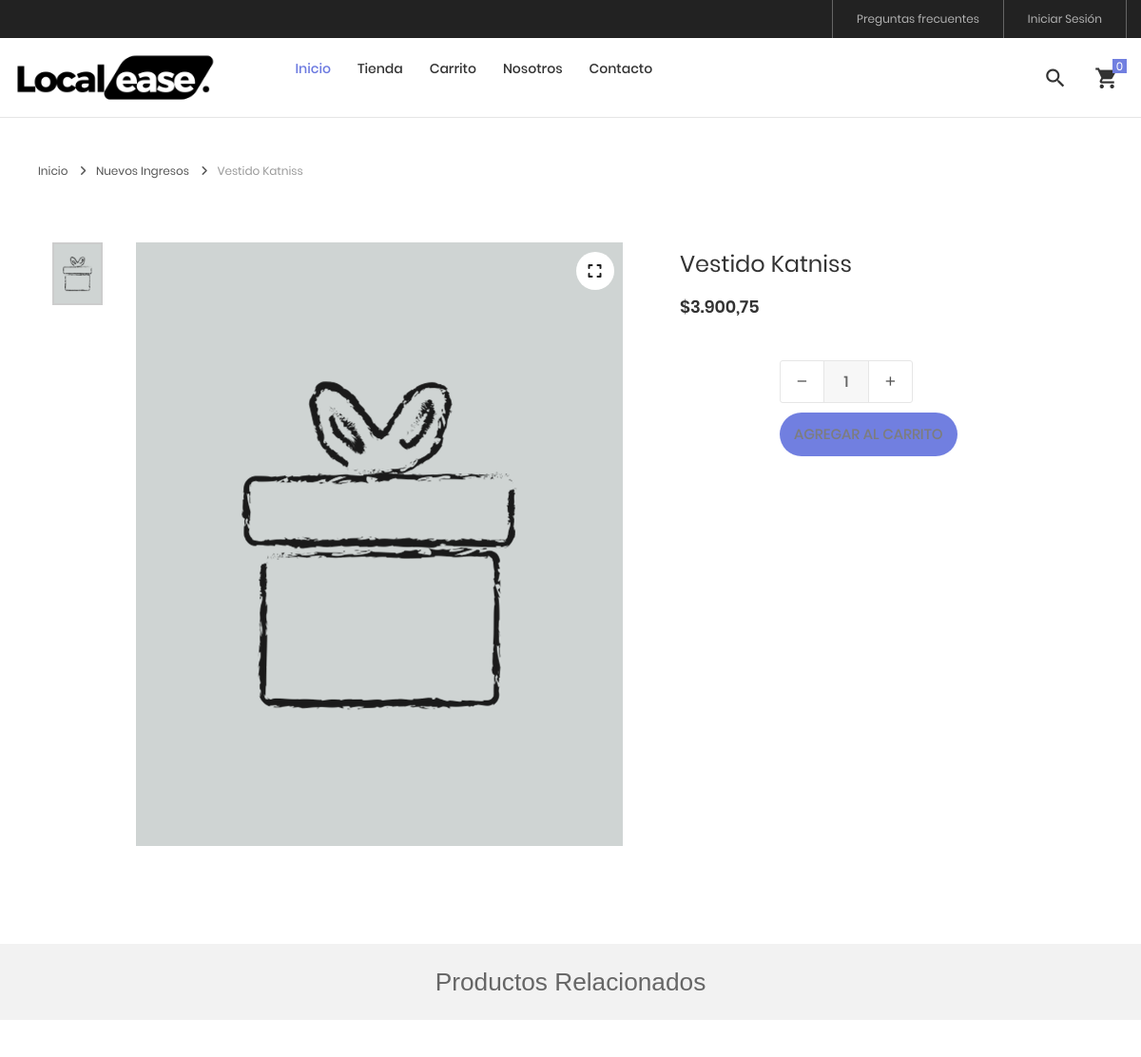
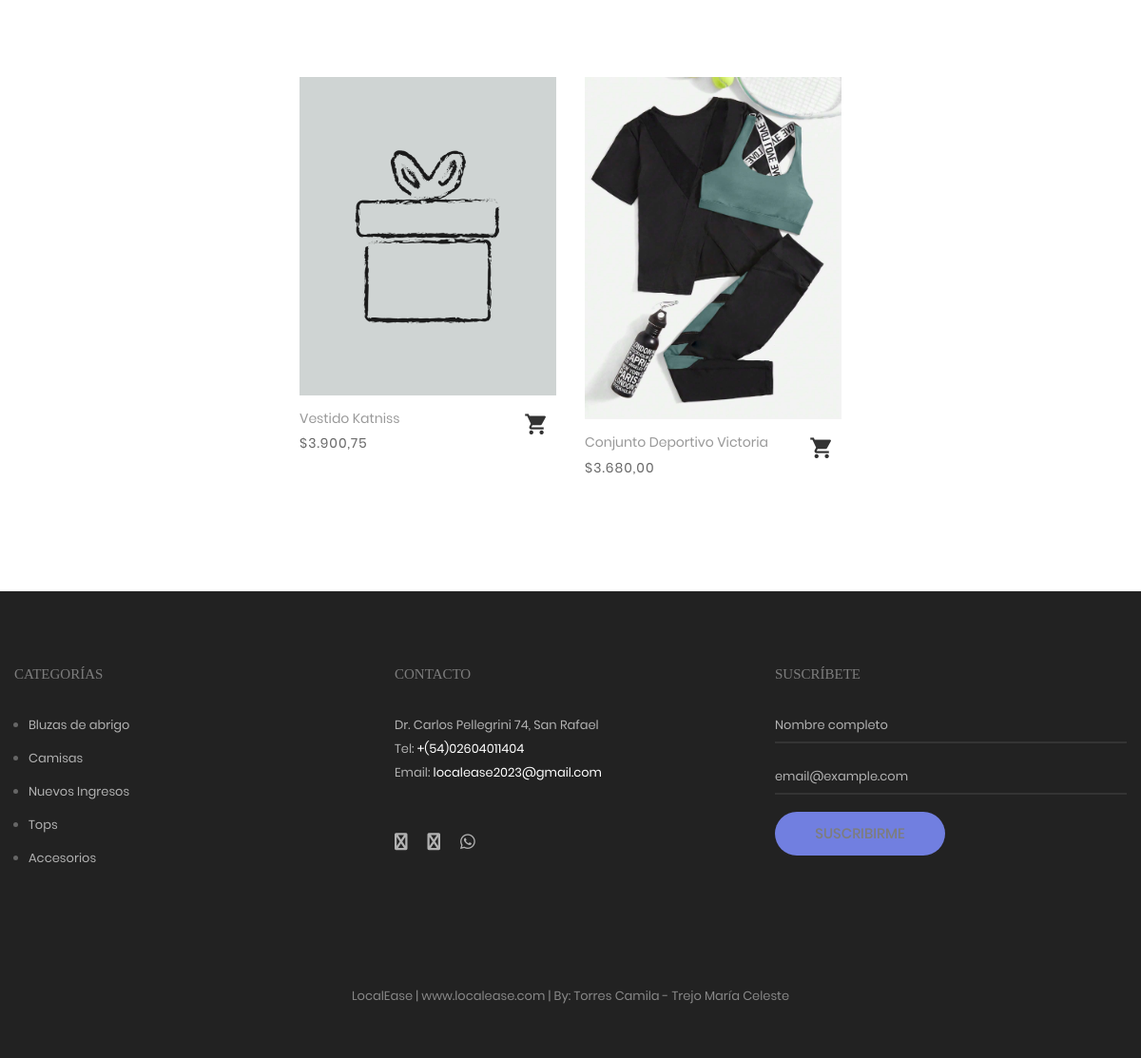
The app's page /tienda/producto/10/vestido-katniss with its own data (2 pictures, top to bottom).
### tables this page shows
CREATE TABLE `producto` (
  `idproducto` bigint(20) NOT NULL,
  `categoriaid` bigint(20) NOT NULL,
  `codigo` varchar(30) NOT NULL,
  `nombre` varchar(255) NOT NULL,
  `descripcion` text NOT NULL,
  `precio` decimal(11,2) NOT NULL,
  `stock` int(11) NOT NULL,
  `imagen` varchar(100) NOT NULL,
  `datecreated` datetime NOT NULL DEFAULT current_timestamp(),
  `ruta` varchar(255) NOT NULL DEFAULT '1',
  `status` int(11) NOT NULL DEFAULT 1
);

CREATE TABLE `categoria` (
  `idcategoria` bigint(20) NOT NULL,
  `nombre` varchar(100) NOT NULL,
  `descripcion` text NOT NULL,
  `portada` varchar(100) NOT NULL,
  `datecreated` datetime NOT NULL DEFAULT current_timestamp(),
  `ruta` varchar(255) NOT NULL,
  `status` int(11) NOT NULL DEFAULT 1
);

### Libraries/Core/Views.php (called while the page is built)
<?php
	class Views
	{
		function getView($controller,$view,$data="")
		{
			$controller = get_class($controller);
			if($controller == "Home"){
				$view = "Views/".$view.".php";
			}else{
				$view = "Views/".$controller."/".$view.".php";
			}
			require_once ($view);
		}
	}
 ?>

### index.php (called while the page is built, shortened)
<?php
	require_once("Helpers/Helpers.php");
	require_once("Libraries/Core/Load.php");
 ?>

### Helpers/Helpers.php (called while the page is built, shortened)
<?php
	function base_url()
	{
		return BASE_URL;
	}
    function media()
    {
        return BASE_URL."/Assets";
    }
    function footerTienda($data="")
    {
        $view_footer = "Views/Template/footer_tienda.php";
        require_once ($view_footer);
    }
    function formatMoney($cantidad){
        $cantidad = number_format($cantidad,2,SPD,SPM);
        return $cantidad;
    }
    function getCatFooter(){
        require_once ("Models/CategoriasModel.php");
        $objCategoria = new CategoriasModel();
        $request = $objCategoria->getCategoriasFooter();
        return $request;
    }
    function getInfoPage(int $idpagina){
        require_once("Libraries/Core/Mysql.php");
        $con = new Mysql();
        $sql = "SELECT * FROM post WHERE idpost = $idpagina";
        $request = $con->select($sql);
        return $request;
    }
 ?>

### Libraries/Core/Mysql.php (called while the page is built, shortened)
<?php
	class Mysql extends Conexion
	{
		private $conexion;
		function __construct()
		{
			$this->conexion = new Conexion();
			$this->conexion = $this->conexion->conect();
		}
		public function select(string $query)
		{
			$this->strquery = $query;
        	$result = $this->conexion->prepare($this->strquery);
			$result->execute();
        	$data = $result->fetch(PDO::FETCH_ASSOC);
        	return $data;
		}
		public function select_all(string $query)
		{
			$this->strquery = $query;
        	$result = $this->conexion->prepare($this->strquery);
			$result->execute();
        	$data = $result->fetchall(PDO::FETCH_ASSOC);
        	return $data;
		}
	}
 ?>

### Libraries/Core/Conexion.php (called while the page is built)
<?php
class Conexion{
	private $conect;
	public function __construct(){
		$connectionString = "mysql:host=".DB_HOST.";dbname=".DB_NAME.";charset=".DB_CHARSET;
		try{
			$this->conect = new PDO($connectionString, DB_USER, DB_PASSWORD);
			$this->conect->setAttribute(PDO::ATTR_ERRMODE, PDO::ERRMODE_EXCEPTION);
		}catch(PDOException $e){
			$this->conect = 'Error de conexión';
		    echo "ERROR: " . $e->getMessage();
		}
	}
	public function conect(){
		return $this->conect;
	}
}
?>

### Models/TProducto.php (called while the page is built, shortened)
<?php
require_once("Libraries/Core/Mysql.php");
trait TProducto{
	public function getProductoT(int $idproducto, string $ruta){
		$this->con = new Mysql();
		$this->intIdProducto = $idproducto;
		$this->strRuta = $ruta;
		$sql = "SELECT p.idproducto,
						p.codigo,
						p.nombre,
						p.descripcion,
						p.categoriaid,
						c.nombre as categoria,
						c.ruta as ruta_categoria,
						p.precio,
						p.ruta,
						p.stock
				FROM producto p
				INNER JOIN categoria c
				ON p.categoriaid = c.idcategoria
				WHERE p.status != 0 AND p.idproducto = '{$this->intIdProducto}' AND p.ruta = '{$this->strRuta}' ";
				$request = $this->con->select($sql);
				if(!empty($request)){
					$intIdProducto = $request['idproducto'];
					$sqlImg = "SELECT img
							FROM imagen
							WHERE productoid = $intIdProducto";
					$arrImg = $this->con->select_all($sqlImg);
					if(count($arrImg) > 0){
						for ($i=0; $i < count($arrImg); $i++) {
							$arrImg[$i]['url_image'] = media().'/images/uploads/'.$arrImg[$i]['img'];
						}
					}else{
						$arrImg[0]['url_image'] = media().'/images/uploads/product.png';
					}
					$request['images'] = $arrImg;
				}
		return $request;
	}
	public function getProductosRandom(int $idcategoria, int $cant, string $option){
		$this->intIdcategoria = $idcategoria;
		$this->cant = $cant;
		$this->option = $option;
		if($option == "r"){
			$this->option = " RAND() ";
		}else if($option == "a"){
			$this->option = " idproducto ASC ";
		}else{
			$this->option = " idproducto DESC ";
		}
		$this->con = new Mysql();
		$sql = "SELECT p.idproducto,
						p.codigo,
						p.nombre,
						p.descripcion,
						p.categoriaid,
						c.nombre as categoria,
						p.precio,
						p.ruta,
						p.stock
				FROM producto p
				INNER JOIN categoria c
				ON p.categoriaid = c.idcategoria
				WHERE p.status != 0 AND p.categoriaid = $this->intIdcategoria
				ORDER BY $this->option LIMIT  $this->cant ";
				$request = $this->con->select_all($sql);
				if(count($request) > 0){
					for ($c=0; $c < count($request) ; $c++) {
						$intIdProducto = $request[$c]['idproducto'];
						$sqlImg = "SELECT img
								FROM imagen
								WHERE productoid = $intIdProducto";
						$arrImg = $this->con->select_all($sqlImg);
						if(count($arrImg) > 0){
							for ($i=0; $i < count($arrImg); $i++) {
								$arrImg[$i]['url_image'] = media().'/images/uploads/'.$arrImg[$i]['img'];
							}
						}
						$request[$c]['images'] = $arrImg;
					}
				}
		return $request;
	}
}
 ?>

### Models/CategoriasModel.php (called while the page is built, shortened)
<?php
	class CategoriasModel extends Mysql
	{
		public function getCategoriasFooter(){
			$sql = "SELECT idcategoria, nombre, descripcion, portada, ruta
					FROM categoria WHERE  status = 1 AND idcategoria IN (".CAT_FOOTER.")";
			$request = $this->select_all($sql);
			if(count($request) > 0){
				for ($c=0; $c < count($request) ; $c++) {
					$request[$c]['portada'] = BASE_URL.'/Assets/images/uploads/'.$request[$c]['portada'];
				}
			}
			return $request;
		}
	}
 ?>

### Views/Tienda/producto.php (the view, shortened to what this page needs)
<?php
$arrProducto = $data['producto'];
$arrProductos = $data['productos'];
$arrImages = $arrProducto['images'];
$rutacategoria = $arrProducto['categoriaid'].'/'.$arrProducto['ruta_categoria'];
 ?>
<br><br><br>
<hr>
	<div class="container">
		<div class="bread-crumb flex-w p-l-25 p-r-15 p-t-30 p-lr-0-lg">
			<a href="<?= base_url(); ?>" class="stext-109 cl8 hov-cl1 trans-04">
				Inicio
				<i class="fa fa-angle-right m-l-9 m-r-10" aria-hidden="true"></i>
			</a>
			<a href="<?= base_url().'/tienda/categoria/'.$rutacategoria; ?>" class="stext-109 cl8 hov-cl1 trans-04">
				<?= $arrProducto['categoria'] ?>
				<i class="fa fa-angle-right m-l-9 m-r-10" aria-hidden="true"></i>
			</a>
			<span class="stext-109 cl4">
				<?= $arrProducto['nombre'] ?>
			</span>
		</div>
	</div>
	<section class="sec-product-detail bg0 p-t-65 p-b-60">
		<div class="container">
			<div class="row">
				<div class="col-md-6 col-lg-7 p-b-30">
					<div class="p-l-25 p-r-30 p-lr-0-lg">
						<div class="wrap-slick3 flex-sb flex-w">
							<div class="wrap-slick3-dots"></div>
							<div class="slick3 gallery-lb">
							<?php
								if(!empty($arrImages)){
									for ($img=0; $img < count($arrImages) ; $img++) {
							 ?>
								<div class="item-slick3" data-thumb="<?= $arrImages[$img]['url_image']; ?>">
									<div class="wrap-pic-w pos-relative">
										<img src="<?= $arrImages[$img]['url_image']; ?>" alt="<?= $arrProducto['nombre']; ?>">
										<a class="flex-c-m size-108 how-pos1 bor0 fs-16 cl10 bg0 hov-btn3 trans-04" href="<?= $arrImages[$img]['url_image']; ?>">
											<i class="fa fa-expand"></i>
										</a>
									</div>
								</div>
							<?php
									}
								}
							?>
							</div>
						</div>
					</div>
				</div>
				<div class="col-md-6 col-lg-5 p-b-30">
					<div class="p-r-50 p-t-5 p-lr-0-lg">
						<h4 class="mtext-105 cl2 js-name-detail p-b-14">
							<?= $arrProducto['nombre']; ?>
						</h4>
						<span class="mtext-106 cl2">
							<?= SMONEY.formatMoney($arrProducto['precio']); ?>
						</span>
						<div class="p-t-33">
							<div class="flex-w flex-r-m p-b-10">
								<div class="size-204 flex-w flex-m respon6-next">
									<div class="wrap-num-product flex-w m-r-20 m-tb-10">
										<div class="btn-num-product-down cl8 hov-btn3 trans-04 flex-c-m">
											<i class="fs-16 zmdi zmdi-minus"></i>
										</div>
										<input id="cant-product" class="mtext-104 cl3 txt-center num-product" type="number" name="num-product" value="1" min="1">
										<div class="btn-num-product-up cl8 hov-btn3 trans-04 flex-c-m">
											<i class="fs-16 zmdi zmdi-plus"></i>
										</div>
									</div>
									<button id="<?= openssl_encrypt($arrProducto['idproducto'],METHODENCRIPT,KEY); ?>" class="flex-c-m stext-101 cl0 size-101 bg1 bor1 hov-btn1 p-lr-15 trans-04 js-addcart-detail">
									</button>
								</div>
							</div>
						</div>
					</div>
				</div>
			</div>
		</div>
		<div class="bg6 flex-c-m flex-w size-302 m-t-73 p-tb-15">
			<h3>Productos Relacionados</h3>
		</div>
	</section>
	<section class="sec-relate-product bg0 p-t-45 p-b-105">
		<div class="container">
			<div class="wrap-slick2">
				<div class="slick2">
				<?php
					if(!empty($arrProductos)){
						for ($p=0; $p < count($arrProductos); $p++) {
							$ruta = $arrProductos[$p]['ruta'];
							if(count($arrProductos[$p]['images']) > 0 ){
								$portada = $arrProductos[$p]['images'][0]['url_image'];
							}else{
								$portada = media().'/images/uploads/product.png';
							}
				 ?>
					<div class="item-slick2 p-l-15 p-r-15 p-t-15 p-b-15">
						<div class="block2">
							<div class="block2-pic hov-img0">
								<img src="<?= $portada ?>" alt="<?= $arrProductos[$p]['nombre'] ?>">
							</div>
							<div class="block2-txt flex-w flex-t p-t-14">
								<div class="block2-txt-child1 flex-col-l ">
									<a href="<?= base_url().'/tienda/producto/'.$arrProductos[$p]['idproducto'].'/'.$ruta; ?>" class="stext-104 cl4 hov-cl1 trans-04 js-name-b2 p-b-6">
										<?= $arrProductos[$p]['nombre'] ?>
									</a>
									<span class="stext-105 cl3">
										<?= SMONEY.formatMoney($arrProductos[$p]['precio']); ?>
									</span>
								</div>
								<div class="block2-txt-child2 flex-r p-t-3">
									<a href="#"
									 id="<?= openssl_encrypt($arrProductos[$p]['idproducto'],METHODENCRIPT,KEY); ?>"
									 pr="1"
									 class="btn-addwish-b2 dis-block pos-relative js-addwish-b2 js-addcart-detail
									 icon-header-item cl2 hov-cl1 trans-04 p-l-22 p-r-11
									 ">
										<i class="zmdi zmdi-shopping-cart"></i>
									</a>
								</div>
							</div>
						</div>
					</div>
				<?php
						}
					}
				 ?>
				</div>
			</div>
		</div>
	</section>
<?php
	footerTienda($data);
?>

### Views/Template/footer_tienda.php (shortened to what this page needs)
	<?php
		$catFotter = getCatFooter();
	 ?>
	<footer class="bg3 p-t-75 p-b-32">
		<div class="container">
			<div class="row">
				<div class="col-sm-6 col-lg-4 p-b-50">
					<h4 class="stext-301 cl0 p-b-30">
						Categorías
					</h4>
					<?php if(count($catFotter) > 0){ ?>
					<ul>
						<?php foreach ($catFotter as $cat) { ?>
						<li class="p-b-10">
							<a href="<?= base_url() ?>/tienda/categoria/<?= $cat['idcategoria'].'/'.$cat['ruta'] ?>" class="stext-107 cl7 hov-cl1 trans-04">
								<?= $cat['nombre'] ?>
							</a>
						</li>
						<?php } ?>
					</ul>
					<?php } ?>
				</div>
				<div class="col-sm-6 col-lg-4 p-b-50">
					<h4 class="stext-301 cl0 p-b-30">
						Contacto
					</h4>
					<p class="stext-107 cl7 size-201">
						<?= DIRECCION ?> <br>
						Tel: <a class="linkFooter" href="tel:<?= TELEMPRESA ?>"><?= TELEMPRESA ?></a><br>
						Email: <a class="linkFooter" href="mailto:<?= EMAIL_EMPRESA ?>"><?= EMAIL_EMPRESA ?></a>
					</p>
					<div class="p-t-27">
						<a href="<?= FACEBOOK ?>" target="_blanck" class="fs-18 cl7 hov-cl1 trans-04 m-r-16">
							<i class="fa fa-facebook"></i>
						</a>
						<a href="<?= INSTAGRAM ?>" target="_blanck"  class="fs-18 cl7 hov-cl1 trans-04 m-r-16">
							<i class="fa fa-instagram"></i>
						</a>
						<a href="https://wa.me/<?= WHATSAPP ?>" target="_blanck"  class="fs-18 cl7 hov-cl1 trans-04 m-r-16">
							<i class="fab fa-whatsapp"></i>
						</a>
					</div>
				</div>
				<div class="col-sm-6 col-lg-4 p-b-50">
					<h4 class="stext-301 cl0 p-b-30">
						Suscríbete
					</h4>
					<form id="frmSuscripcion" name="frmSuscripcion">
						<div class="wrap-input1 w-full p-b-4">
							<input class="input1 bg-none plh1 stext-107 cl7" type="text" id="nombreSuscripcion" name="nombreSuscripcion" placeholder="Nombre completo" required>
						</div>
						<br>
						<div class="wrap-input1 w-full p-b-4">
							<input class="input1 bg-none plh1 stext-107 cl7" type="email" id="emailSuscripcion" name="emailSuscripcion" placeholder="email@example.com" required >
						</div>
						<div class="p-t-18">
							<button class="flex-c-m stext-101 cl0 size-103 bg1 bor1 hov-btn2 p-lr-15 trans-04">
							</button>
						</div>
					</form>
				</div>
			</div>
			<div class="p-t-40">
				<p class="stext-107 cl6 txt-center">
					<?= NOMBRE_EMPESA; ?> | <?= WEB_EMPRESA; ?> | By: Torres Camila - Trejo María Celeste
				</p>
			</div>
		</div>
	</footer>
</body>
</html>

### records on screen
producto: categoriaid.nombre "Nuevos Ingresos", nombre "Vestido Katniss", precio "3.900,75"
producto: shows a picture, nombre "Conjunto Deportivo Victoria", precio "3.680,00"
categoria: nombre "Bluzas de abrigo"
categoria: nombre "Camisas"
categoria: nombre "Nuevos Ingresos"
categoria: nombre "Tops"
categoria: nombre "Accesorios"

### other values on screen
SMONEY "$"
$arrProductos[$p]['nombre'] "Vestido Katniss"
formatMoney($arrProductos[$p]['precio']) "3.900,75"
DIRECCION "Dr. Carlos Pellegrini 74, San Rafael"
TELEMPRESA "+(54)02604011404"
EMAIL_EMPRESA "localease2023@gmail.com"
NOMBRE_EMPESA "LocalEase"
WEB_EMPRESA "www.localease.com"
